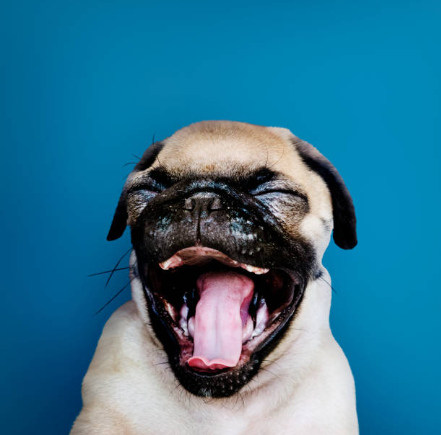
#> input picture Project 1/image.png, 441 x 435 px, found by its file name
$ python graycale.py
#> lines starting #> are read from the running program, lines starting #| are printed output that depends on the picture
import cv2
image = cv2.imread("Project 1\image.png")
#> image is the input picture: shape (435, 441, 3); mean B, G, R 146.7, 117.4, 48.2
if image is not None:
    gray = cv2.cvtColor(image,cv2.COLOR_BGR2GRAY)
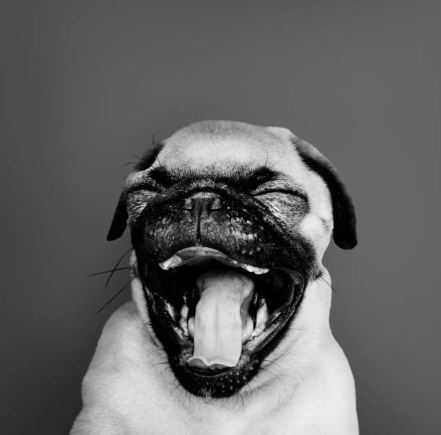
#> gray: shape (435, 441); min 0, max 241, mean 100.1
    cv2.imshow("Grayscale Image",gray)
    cv2.waitKey(0)
    cv2.destroyAllWindows()
else:
    print("could not load image")

    #this converts colourful image into gray scale
